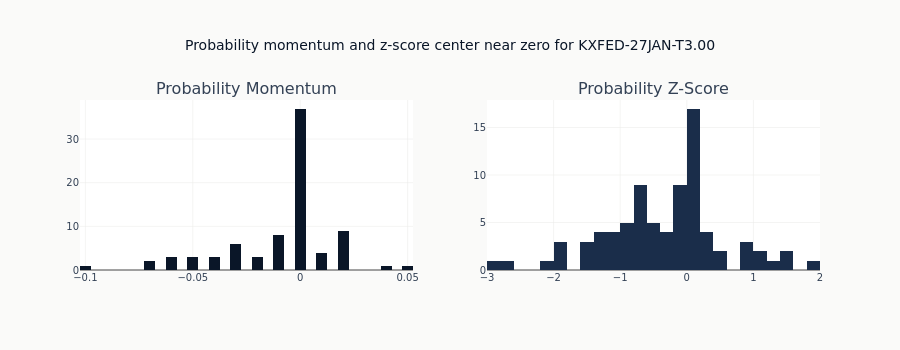

Here is the notebook cell this chart was saved with:
### Code cell
# Feature distributions for the most active contract
active_sym = top_contracts[0]
active_features = kalshi_features.filter(
    (pl.col("symbol") == active_sym) & pl.col("prob_momentum").is_not_null()
)

fig = make_subplots(
    rows=1,
    cols=2,
    subplot_titles=("Probability Momentum", "Probability Z-Score"),
)

fig.add_trace(
    go.Histogram(
        x=active_features["prob_momentum"].to_list(),
        nbinsx=30,
        name="Momentum",
        marker_color=COLORS["blue"],
    ),
    row=1,
    col=1,
)

fig.add_trace(
    go.Histogram(
        x=active_features["prob_zscore"].to_list(),
        nbinsx=30,
        name="Z-Score",
        marker_color=COLORS["slate"],
    ),
    row=1,
    col=2,
)

fig.update_layout(
    title=f"Probability momentum and z-score center near zero for {active_sym}",
    height=350,
    showlegend=False,
)

fig.show()

### Figure 1 — Plotly figure (JSON) as saved in the notebook; plotly's stock layout.template omitted (floating-point values rounded to 4 significant figures)
{"data": [{"marker": {"color": "#0a1628"}, "name": "Momentum", "nbinsx": 30, "type": "histogram", "x": [-0.1, 0.0, 0.0, 0.0, -0.02, 0.0, 0.0, 0.0, -0.01, 0.01, -0.01, -0.07, -0.07, -0.06, -0.06, -0.06, 0.0, 0.0, 0.02, 0.02, 0.02, 0.02, 0.02, 0.02, 0.02, 0.02, 0.02, 0.01, -0.01, -0.01, -0.02, -0.02, -0.01, -0.01, -0.01, 0.0, 0.0, 0.0, 0.0, 0.0, 0.0, 0.0, 0.0, 0.0, 0.0, 0.0, 0.0, 0.0, 0.0, 0.0, 0.0, 0.0, 0.0, -0.03, -0.03, -0.03, -0.03, -0.03, 0.0, 0.0, -0.04, -0.05, -0.05, -0.05, -0.01, 0.04, 0.05, 0.01, 0.01, -0.03, -0.04, -0.04, 0.0, 0.0, 0.0, 0.0, 0.0, 0.0, 0.0, 0.0, 0.0], "xaxis": "x", "yaxis": "y"}, {"marker": {"color": "#1a2d4a"}, "name": "Z-Score", "nbinsx": 30, "type": "histogram", "x": [0.0, 0.0, 0.0, 0.0, -0.8503, 0.3162, 0.3162, 0.3162, -1.037, -0.8581, -0.7071, -2.698, -1.843, -1.42, -1.153, -0.9432, -0.7715, -0.6211, 0.2397, 0.5145, 1.449, 1.162, 0.9487, 1.926, 1.491, 1.22, 1.037, 0.1006, -5.888e-15, -0.1142, -1.256, -1.256, -1.256, -1.028, -0.8503, -0.7071, -0.6211, -0.4743, -0.3162, -6.516e-08, -6.516e-08, -6.516e-08, -6.516e-08, -6.516e-08, -6.516e-08, -6.516e-08, 6.516e-08, 6.516e-08, 6.516e-08, 6.516e-08, 6.516e-08, 6.516e-08, -6.516e-08, -2.846, -1.897, -1.449, -1.162, -0.9487, -0.7746, -0.6211, -2.174, -1.938, -1.585, -1.255, 0.416, 0.8321, 0.8321, -0.6761, -0.5331, -0.3914, -0.3914, -0.457, -0.5303, -0.6139, -0.4743, -0.3162, 0.0, 0.0, 0.0, 0.0, 0.0], "xaxis": "x2", "yaxis": "y2"}], "layout": {"annotations": [{"font": {"size": 16}, "showarrow": false, "text": "Probability Momentum", "x": 0.225, "xanchor": "center", "xref": "paper", "y": 1.0, "yanchor": "bottom", "yref": "paper"}, {"font": {"size": 16}, "showarrow": false, "text": "Probability Z-Score", "x": 0.775, "xanchor": "center", "xref": "paper", "y": 1.0, "yanchor": "bottom", "yref": "paper"}], "height": 350, "showlegend": false, "title": {"text": "Probability momentum and z-score center near zero for KXFED-27JAN-T3.00"}, "xaxis": {"anchor": "y", "domain": [0.0, 0.45]}, "xaxis2": {"anchor": "y2", "domain": [0.55, 1.0]}, "yaxis": {"anchor": "x", "domain": [0.0, 1.0]}, "yaxis2": {"anchor": "x2", "domain": [0.0, 1.0]}}}
